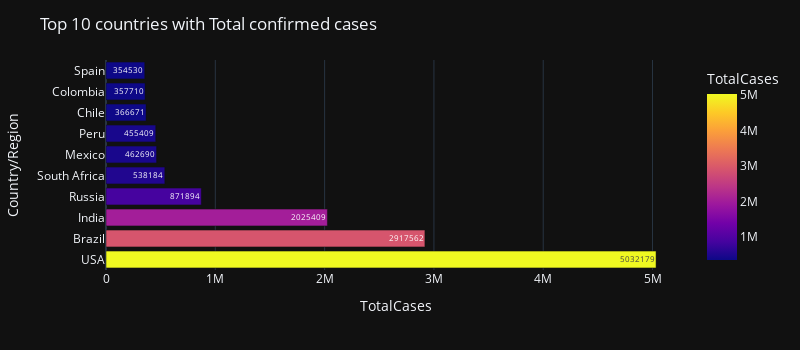

The cell this chart's notebook holds for it:
### Markdown cell above
**Top 10 countries with Total Confirmed Cases, Total Recovered Cases, Total Deaths,Total Active Cases**

### Code cell
fig=px.bar(worldmeter_data.head(10),y='Country/Region',x='TotalCases',color='TotalCases',text="TotalCases")
fig.update_layout(template="plotly_dark",title_text="Top 10 countries with Total confirmed cases", height = 350, width = 800)
fig.show()

### Figure 1 — Plotly figure (JSON) as saved in the notebook; plotly's stock layout.template omitted (floating-point values rounded to 4 significant figures)
{"data": [{"alignmentgroup": "True", "hovertemplate": "TotalCases=%{marker.color}<br>Country/Region=%{y}<extra></extra>", "legendgroup": "", "marker": {"color": [5032179, 2917562, 2025409, 871894, 538184, 462690, 455409, 366671, 357710, 354530], "coloraxis": "coloraxis", "pattern": {"shape": ""}}, "name": "", "offsetgroup": "", "orientation": "h", "showlegend": false, "text": [5032000.0, 2918000.0, 2025000.0, 871900.0, 538200.0, 462700.0, 455400.0, 366700.0, 357700.0, 354500.0], "textposition": "auto", "type": "bar", "x": [5032179, 2917562, 2025409, 871894, 538184, 462690, 455409, 366671, 357710, 354530], "xaxis": "x", "y": ["USA", "Brazil", "India", "Russia", "South Africa", "Mexico", "Peru", "Chile", "Colombia", "Spain"], "yaxis": "y"}], "layout": {"barmode": "relative", "coloraxis": {"colorbar": {"title": {"text": "TotalCases"}}, "colorscale": [[0.0, "#0d0887"], [0.1111, "#46039f"], [0.2222, "#7201a8"], [0.3333, "#9c179e"], [0.4444, "#bd3786"], [0.5556, "#d8576b"], [0.6667, "#ed7953"], [0.7778, "#fb9f3a"], [0.8889, "#fdca26"], [1.0, "#f0f921"]]}, "height": 350, "legend": {"tracegroupgap": 0}, "margin": {"t": 60}, "title": {"text": "Top 10 countries with Total confirmed cases"}, "width": 800, "xaxis": {"anchor": "y", "domain": [0.0, 1.0], "title": {"text": "TotalCases"}}, "yaxis": {"anchor": "x", "domain": [0.0, 1.0], "title": {"text": "Country/Region"}}}}
